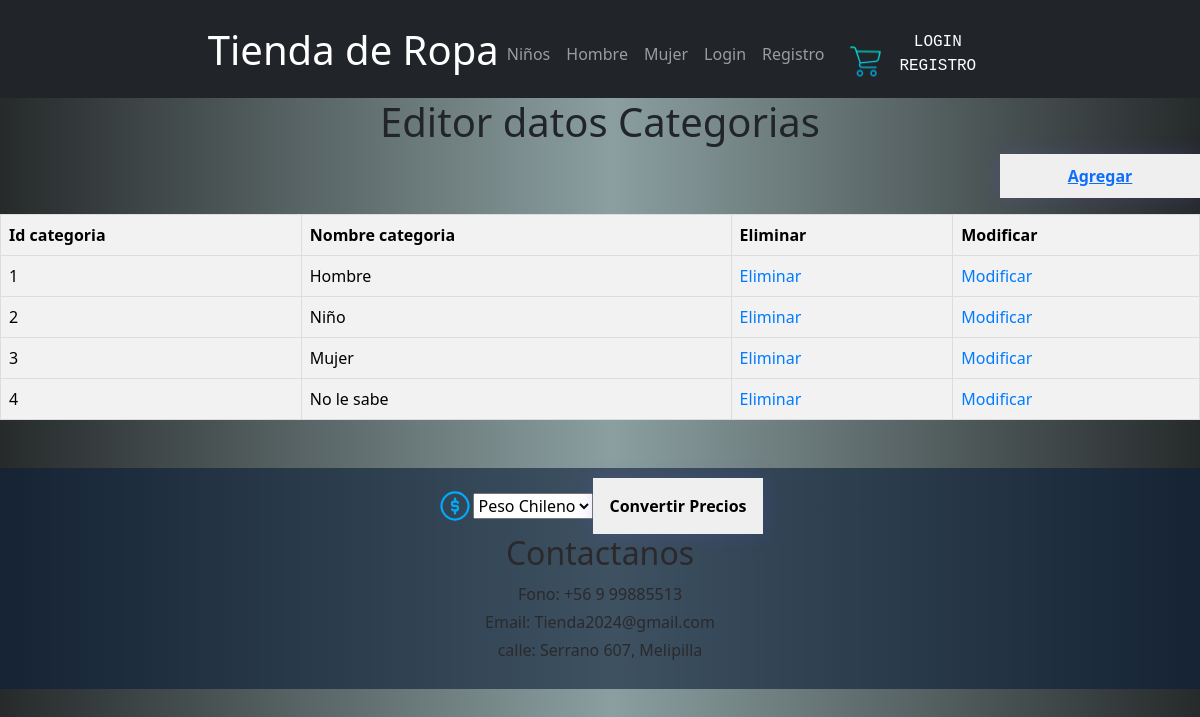
The app's page /trabajo/crud_categorias/ with its own data.
### trabajo/models.py (models this page shows, shortened)
class Categoria(models.Model):
    id_categoria = models.CharField(max_length=4,db_column='idCategoria',primary_key=True)
    categoria = models.CharField(max_length=20, blank=False, null=False)

### trabajo/views.py (the view)
# urls.py: path('crud_categorias/', crud_categorias, name='crud_categorias'),
def crud_categorias(request):
    categorias = Categoria.objects.all()
    context = {'categorias': categorias}
    print("Enviando datos categorias_list")
    return render(request, 'trabajo/categorias_list.html', context)

### trabajo/templates/trabajo/categorias_list.html (shortened to what this page needs)
{% extends 'base.html' %}
    {% block content %}
    <div class="todo">
        <h1>Editor datos Categorias</h1>
        <div class="botonAgregarContainer">
            <button class="botonAgregar" type="button">
                <a href="{% url 'categoriasAdd' %}">Agregar</a>
            </button>
        </div>
        <table class="editorTable">
            {% if categorias %}
                <th>Id categoria</th>
                <th>Nombre categoria</th>
                <th>Eliminar</th>
                <th>Modificar</th>
                {% for categoria in categorias %}
                    <tr>
                        <td>{{categoria.id_categoria}}</td>
                        <td>{{categoria.categoria}}</td>
                        <td><a href="{% url 'categorias_del' pk=categoria.id_categoria %}">Eliminar</a></td>
                        <td><a href="{% url 'categorias_edit' pk=categoria.id_categoria %}">Modificar</a></td>
                    </tr>
                {% endfor %}
            {% endif %}
        </table>
    </div>
    {% endblock %}

### trabajo/static/css/stylec.css (style rules this page uses)
*, *:before, *:after { padding: 0; margin: 0; box-sizing: border-box; }
::placeholder { color: #080202; }

### trabajo/static/css/style1.css (style rules this page uses)
body { background-image: linear-gradient(to right, #262a2b 0%, #8b9fa0 51%, #262a2b 100%); font-family: Arial, sans-serif; }
h1,h2,h3 { color: var(--secundario); }
h1 { color: var(--principal); font-size:4rem; }
* { margin: 0; padding: 0; }
button { cursor: pointer; border: 0; border-radius: 4px; font-weight: 600; margin: 0 10px; width: 200px; padding: 10px 0; box-shadow: 0 0 20px rgba(104, 85, 224, 0.2); transition: 0.4s; }
*::after, *::before, * { box-sizing: border-box; }
body { margin: 0 auto; font-family: "Lato"; color: #333; min-height: 100vh; }

### trabajo/static/css/styleEditor.css (style rules this page uses)
.todo h1 { display: flex; justify-content: center; align-items: center; }
.botonAgregarContainer { display: flex; flex-direction: row-reverse; }
.botonAgregar { display: flex; justify-content: center; margin-bottom: 1rem; }
.editorTable { width: 100%; border-collapse: collapse; border: 1px solid #ddd; margin-bottom: 20px; background-color: #f2f2f2; overflow-y: auto; max-height: 400px; }
.editorTable th { background-color: #f2f2f2; text-align: left; padding: 8px; border-bottom: 1px solid #ddd; border-right: 1px solid #ddd; color: #000; }
.editorTable td { padding: 8px; text-align: left; border-bottom: 1px solid #ddd; border-right: 1px solid #ddd; color: #000; }
.editorTable a { text-decoration: none; color: #007bff; }

### records on screen
Categoria: id_categoria "1", categoria "Hombre"
Categoria: id_categoria "2", categoria "Niño"
Categoria: id_categoria "3", categoria "Mujer"
Categoria: id_categoria "4", categoria "No le sabe"
